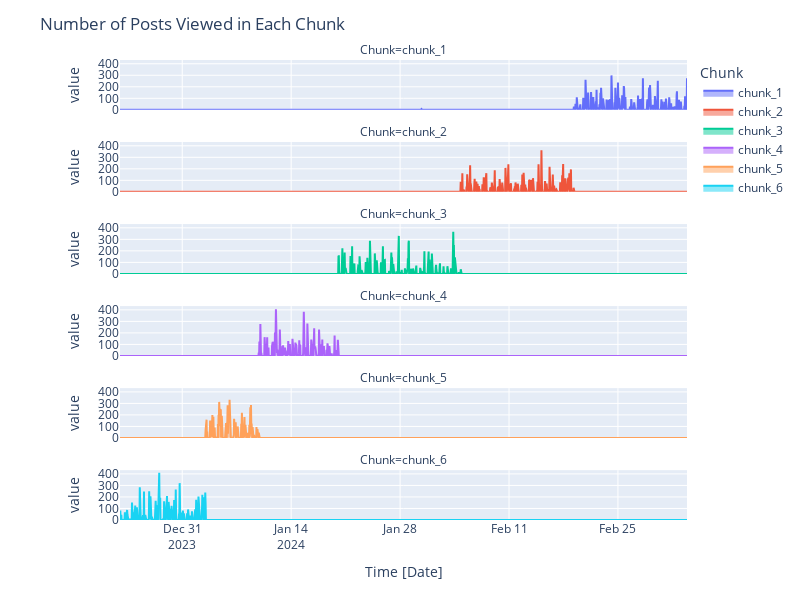

The code cell stored with this chart in its notebook:
### Code cell
fig = px.area(finalDF, facet_col="Chunk", facet_col_wrap=1)

fig.update_layout(
    margin=dict(l=120),  # Adjust 'l' (left margin) as needed to create more space
    title={'text': "Number of Posts Viewed in Each Chunk"},
    height=600, width=800,
    xaxis_title="Time [Date]"
)
fig.show()

### Figure 1 — Plotly figure (JSON) as saved in the notebook; plotly's stock layout.template omitted (floating-point values rounded to 4 significant figures; data arrays with more than 128 entries replaced by an {"elided": "..."} marker saying what was removed)
{"data": [{"fillpattern": {"shape": ""}, "hovertemplate": "Chunk=chunk_1<br>Timestamp=%{x}<br>value=%{y}<extra></extra>", "legendgroup": "chunk_1", "line": {"color": "#636efa"}, "marker": {"symbol": "circle"}, "mode": "lines", "name": "chunk_1", "orientation": "v", "showlegend": true, "stackgroup": "1", "type": "scatter", "x": {"elided": "1750 str values"}, "xaxis": "x6", "y": {"elided": "1750 int values"}, "yaxis": "y6"}, {"fillpattern": {"shape": ""}, "hovertemplate": "Chunk=chunk_2<br>Timestamp=%{x}<br>value=%{y}<extra></extra>", "legendgroup": "chunk_2", "line": {"color": "#EF553B"}, "marker": {"symbol": "circle"}, "mode": "lines", "name": "chunk_2", "orientation": "v", "showlegend": true, "stackgroup": "1", "type": "scatter", "x": {"elided": "1750 str values"}, "xaxis": "x5", "y": {"elided": "1750 int values"}, "yaxis": "y5"}, {"fillpattern": {"shape": ""}, "hovertemplate": "Chunk=chunk_3<br>Timestamp=%{x}<br>value=%{y}<extra></extra>", "legendgroup": "chunk_3", "line": {"color": "#00cc96"}, "marker": {"symbol": "circle"}, "mode": "lines", "name": "chunk_3", "orientation": "v", "showlegend": true, "stackgroup": "1", "type": "scatter", "x": {"elided": "1750 str values"}, "xaxis": "x4", "y": {"elided": "1750 int values"}, "yaxis": "y4"}, {"fillpattern": {"shape": ""}, "hovertemplate": "Chunk=chunk_4<br>Timestamp=%{x}<br>value=%{y}<extra></extra>", "legendgroup": "chunk_4", "line": {"color": "#ab63fa"}, "marker": {"symbol": "circle"}, "mode": "lines", "name": "chunk_4", "orientation": "v", "showlegend": true, "stackgroup": "1", "type": "scatter", "x": {"elided": "1750 str values"}, "xaxis": "x3", "y": {"elided": "1750 int values"}, "yaxis": "y3"}, {"fillpattern": {"shape": ""}, "hovertemplate": "Chunk=chunk_5<br>Timestamp=%{x}<br>value=%{y}<extra></extra>", "legendgroup": "chunk_5", "line": {"color": "#FFA15A"}, "marker": {"symbol": "circle"}, "mode": "lines", "name": "chunk_5", "orientation": "v", "showlegend": true, "stackgroup": "1", "type": "scatter", "x": {"elided": "1750 str values"}, "xaxis": "x2", "y": {"elided": "1750 int values"}, "yaxis": "y2"}, {"fillpattern": {"shape": ""}, "hovertemplate": "Chunk=chunk_6<br>Timestamp=%{x}<br>value=%{y}<extra></extra>", "legendgroup": "chunk_6", "line": {"color": "#19d3f3"}, "marker": {"symbol": "circle"}, "mode": "lines", "name": "chunk_6", "orientation": "v", "showlegend": true, "stackgroup": "1", "type": "scatter", "x": {"elided": "1750 str values"}, "xaxis": "x", "y": {"elided": "1750 int values"}, "yaxis": "y"}], "layout": {"annotations": [{"font": {}, "showarrow": false, "text": "Chunk=chunk_6", "x": 0.5, "xanchor": "center", "xref": "paper", "y": 0.1083, "yanchor": "bottom", "yref": "paper"}, {"font": {}, "showarrow": false, "text": "Chunk=chunk_5", "x": 0.5, "xanchor": "center", "xref": "paper", "y": 0.2867, "yanchor": "bottom", "yref": "paper"}, {"font": {}, "showarrow": false, "text": "Chunk=chunk_4", "x": 0.5, "xanchor": "center", "xref": "paper", "y": 0.465, "yanchor": "bottom", "yref": "paper"}, {"font": {}, "showarrow": false, "text": "Chunk=chunk_3", "x": 0.5, "xanchor": "center", "xref": "paper", "y": 0.6433, "yanchor": "bottom", "yref": "paper"}, {"font": {}, "showarrow": false, "text": "Chunk=chunk_2", "x": 0.5, "xanchor": "center", "xref": "paper", "y": 0.8217, "yanchor": "bottom", "yref": "paper"}, {"font": {}, "showarrow": false, "text": "Chunk=chunk_1", "x": 0.5, "xanchor": "center", "xref": "paper", "y": 1.0, "yanchor": "bottom", "yref": "paper"}], "height": 600, "legend": {"title": {"text": "Chunk"}, "tracegroupgap": 0}, "margin": {"l": 120, "t": 60}, "title": {"text": "Number of Posts Viewed in Each Chunk"}, "width": 800, "xaxis": {"anchor": "y", "autorange": true, "domain": [0, 1], "range": ["2023-12-23", "2024-03-04 21:00"], "title": {"text": "Time [Date]"}, "type": "date"}, "xaxis2": {"anchor": "y2", "autorange": true, "domain": [0, 1], "matches": "x", "range": ["2023-12-23", "2024-03-04 21:00"], "showticklabels": false, "type": "date"}, "xaxis3": {"anchor": "y3", "autorange": true, "domain": [0, 1], "matches": "x", "range": ["2023-12-23", "2024-03-04 21:00"], "showticklabels": false, "type": "date"}, "xaxis4": {"anchor": "y4", "autorange": true, "domain": [0, 1], "matches": "x", "range": ["2023-12-23", "2024-03-04 21:00"], "showticklabels": false, "type": "date"}, "xaxis5": {"anchor": "y5", "autorange": true, "domain": [0, 1], "matches": "x", "range": ["2023-12-23", "2024-03-04 21:00"], "showticklabels": false, "type": "date"}, "xaxis6": {"anchor": "y6", "autorange": true, "domain": [0, 1], "matches": "x", "range": ["2023-12-23", "2024-03-04 21:00"], "showticklabels": false, "type": "date"}, "yaxis": {"anchor": "x", "autorange": true, "domain": [0, 0.1083], "range": [0, 432.6], "title": {"text": "value"}, "type": "linear"}, "yaxis2": {"anchor": "x2", "autorange": true, "domain": [0.1783, 0.2867], "matches": "y", "range": [0, 432.6], "title": {"text": "value"}, "type": "linear"}, "yaxis3": {"anchor": "x3", "autorange": true, "domain": [0.3567, 0.465], "matches": "y", "range": [0, 432.6], "title": {"text": "value"}, "type": "linear"}, "yaxis4": {"anchor": "x4", "autorange": true, "domain": [0.535, 0.6433], "matches": "y", "range": [0, 432.6], "title": {"text": "value"}, "type": "linear"}, "yaxis5": {"anchor": "x5", "autorange": true, "domain": [0.7133, 0.8217], "matches": "y", "range": [0, 432.6], "title": {"text": "value"}, "type": "linear"}, "yaxis6": {"anchor": "x6", "autorange": true, "domain": [0.8917, 1.0], "matches": "y", "range": [0, 432.6], "title": {"text": "value"}, "type": "linear"}}}
